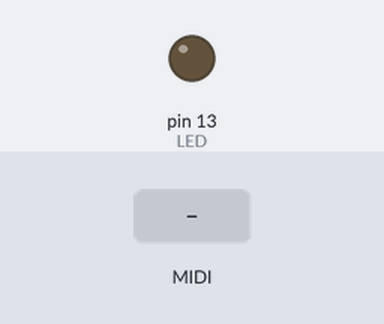
The sketch below on a simulated Arduino Nano, built with avr-gcc and run on an emulated ATmega328P. Shown: output pins drawn as LEDs (lit = HIGH). The test bench sets the inputs (shaded band). MIDI output is not drawn.

Above: at 1.2 s.
1.3 s: MIDI note 36 received
At 1.45 s:
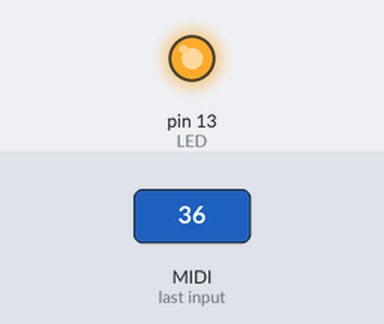
Timing chart, 0 to 4.3 s (numbered marks = the images above; inputs shaded):
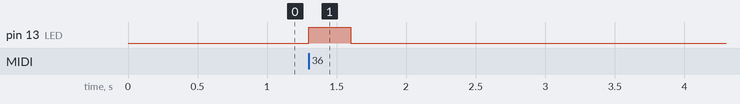

The sketch:

basic-midi-input.ino
```cpp
/**
 * Basic midi input is a program to test if your midi circuit is working.
 *
 * It basically let's the onboard led (13) blink when a Midi Note on message is received.
 *
 */
#include <MIDI.h>

// Arduino Board LED is on pin 13.
#define LED 13

// Created and binds the MIDI interface to the default hardware Serial port.
MIDI_CREATE_DEFAULT_INSTANCE();

void setup() {
  // Set Arduino board pin 13 to output.
  pinMode(LED, OUTPUT);
  // Set the channel to listen on. MIDI_CHANNEL_OMNI means all channels.
  MIDI.begin(MIDI_CHANNEL_OMNI);

  // Set Callbacks for specific MIDI commands.
  MIDI.setHandleNoteOn(handleNoteOn);
  MIDI.setHandleNoteOff(handleNoteOff);
}

void loop() {
  // Continuously read incoming messages.
  MIDI.read();
}

/**
 * When a Note On message comes in, turn on the LED.
 */
void handleNoteOn(byte channel, byte pitch, byte velocity) {
  digitalWrite(LED,HIGH);
}

/**
 * When a Note Off message comes in, turn off the LED.
 */
void handleNoteOff(byte channel, byte pitch, byte velocity) {
  digitalWrite(LED,LOW);
}
```

Measured:
- after the input at 1.3 s, pin 13 (LED): LOW → HIGH at once, → LOW 0.30 s later
